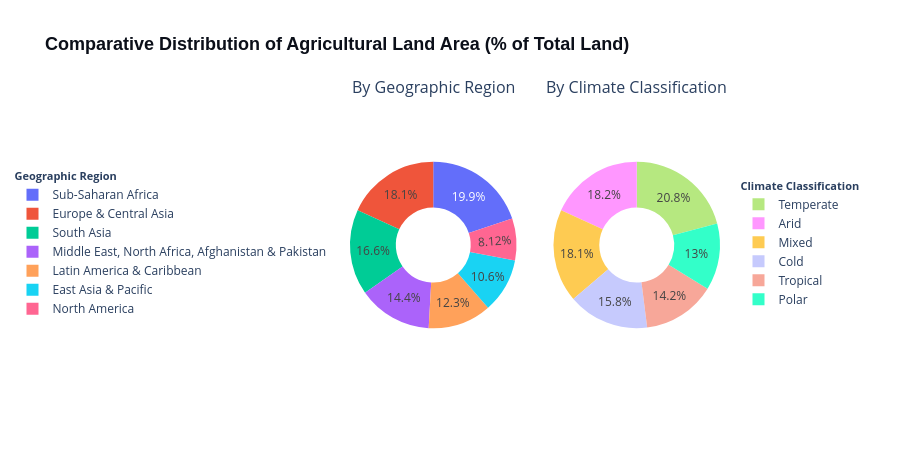

Notebook code for this chart:
### Markdown cell above
### (b) Distribution of Agricultural Land by Geographic region and Climate classification
• ***Visualization Type:-*** ***Side-by-Side Donut Chart***  
• ***Purpose:-*** *To analyze distribution of Agricultural land in diffrent geographical region and also in diffrent climate classification.*

### Code cell
import pandas as pd
import plotly.graph_objects as go           # Importing plotly.graph_objects 
from plotly.subplots import make_subplots       # Importing make_subplots

df_agri = df_filtered[df_filtered["Indicator_code"] == "AG.LND.AGRI.ZS"].copy()         # Filtering data for a specific indicator
years = [str(y) for y in range(2015, 2024)]
# Reshaping data from wide format to long format
df_long = df_agri.melt(
    id_vars=["Geographic_region", "Climate_classification"],
    value_vars=years,
    var_name="Year",
    value_name="Agri_Land_Pct"
).dropna(subset=["Agri_Land_Pct"])
df_geo = df_long.groupby("Geographic_region")["Agri_Land_Pct"].mean().reset_index()     # Finding average agricultural land by geographic region
df_climate = df_long.groupby("Climate_classification")["Agri_Land_Pct"].mean().reset_index()    # Finding everage agricultural land by climate classification

# Subplot layout framework (Side-by-Side Configuration)
fig = make_subplots(
    rows=1, 
    cols=2, 
    specs=[[{"type": "domain"}, {"type": "domain"}]],
    subplot_titles=("By Geographic Region", "By Climate Classification")
)
# Left Donut Chart: Geographic region
fig.add_trace(
    go.Pie(
        labels=df_geo["Geographic_region"],
        values=df_geo["Agri_Land_Pct"],
        name="Geographic Region",
        hole=0.45,  
        textinfo="percent",
        textposition="inside",
        legend="legend"
    ),
    row=1, col=1
)
# Right Donut Chart: Climate Profile
fig.add_trace(
    go.Pie(
        labels=df_climate["Climate_classification"],
        values=df_climate["Agri_Land_Pct"],
        name="Climate Classification",
        hole=0.45,
        textinfo="percent",
        textposition="inside",
        legend="legend2"
    ),
    row=1, col=2
)

fig.update_layout(
    title_text="<b>Comparative Distribution of Agricultural Land Area (% of Total Land)</b>",
    title_font=dict(size=18, family="Arial", color="#0B0F19"),
    height=450,
    margin=dict(t=100, b=60, l=180, r=180), 
    plot_bgcolor="white",
    paper_bgcolor="white",
    legend=dict(
        title="<b>Geographic Region</b>",
        title_font=dict(size=11, weight="bold"),
        orientation="v",
        yanchor="middle",
        y=0.5,
        xanchor="right",
        x=-0.05 
    ),
    legend2=dict(
        title="<b>Climate Classification</b>",
        title_font=dict(size=11, weight="bold"),
        orientation="v",
        yanchor="middle",
        y=0.5,
        xanchor="left",
        x=1.05
    )
)

fig.show()

### Figure 1 — Plotly figure (JSON) as saved in the notebook; plotly's stock layout.template omitted (floating-point values rounded to 4 significant figures)
{"data": [{"domain": {"x": [0, 0.45], "y": [0, 1]}, "hole": 0.45, "labels": ["East Asia & Pacific", "Europe & Central Asia", "Latin America & Caribbean", "Middle East, North Africa, Afghanistan & Pakistan", "North America", "South Asia", "Sub-Saharan Africa"], "legend": "legend", "name": "Geographic Region", "textinfo": "percent", "textposition": "inside", "type": "pie", "values": [25.33, 43.48, 29.52, 34.52, 19.47, 39.75, 47.61]}, {"domain": {"x": [0.55, 1], "y": [0, 1]}, "hole": 0.45, "labels": ["Arid", "Cold", "Mixed", "Polar", "Temperate", "Tropical"], "legend": "legend2", "name": "Climate Classification", "textinfo": "percent", "textposition": "inside", "type": "pie", "values": [41.29, 35.9, 41.1, 29.49, 47.41, 32.29]}], "layout": {"annotations": [{"font": {"size": 16}, "showarrow": false, "text": "By Geographic Region", "x": 0.225, "xanchor": "center", "xref": "paper", "y": 1, "yanchor": "bottom", "yref": "paper"}, {"font": {"size": 16}, "showarrow": false, "text": "By Climate Classification", "x": 0.775, "xanchor": "center", "xref": "paper", "y": 1, "yanchor": "bottom", "yref": "paper"}], "height": 450, "legend": {"orientation": "v", "title": {"font": {"size": 11, "weight": "bold"}, "text": "<b>Geographic Region</b>"}, "x": -0.05, "xanchor": "right", "y": 0.5, "yanchor": "middle"}, "legend2": {"orientation": "v", "title": {"font": {"size": 11, "weight": "bold"}, "text": "<b>Climate Classification</b>"}, "x": 1.05, "xanchor": "left", "y": 0.5, "yanchor": "middle"}, "margin": {"b": 60, "l": 180, "r": 180, "t": 100}, "paper_bgcolor": "white", "plot_bgcolor": "white", "title": {"font": {"color": "#0B0F19", "family": "Arial", "size": 18}, "text": "<b>Comparative Distribution of Agricultural Land Area (% of Total Land)</b>"}}}
